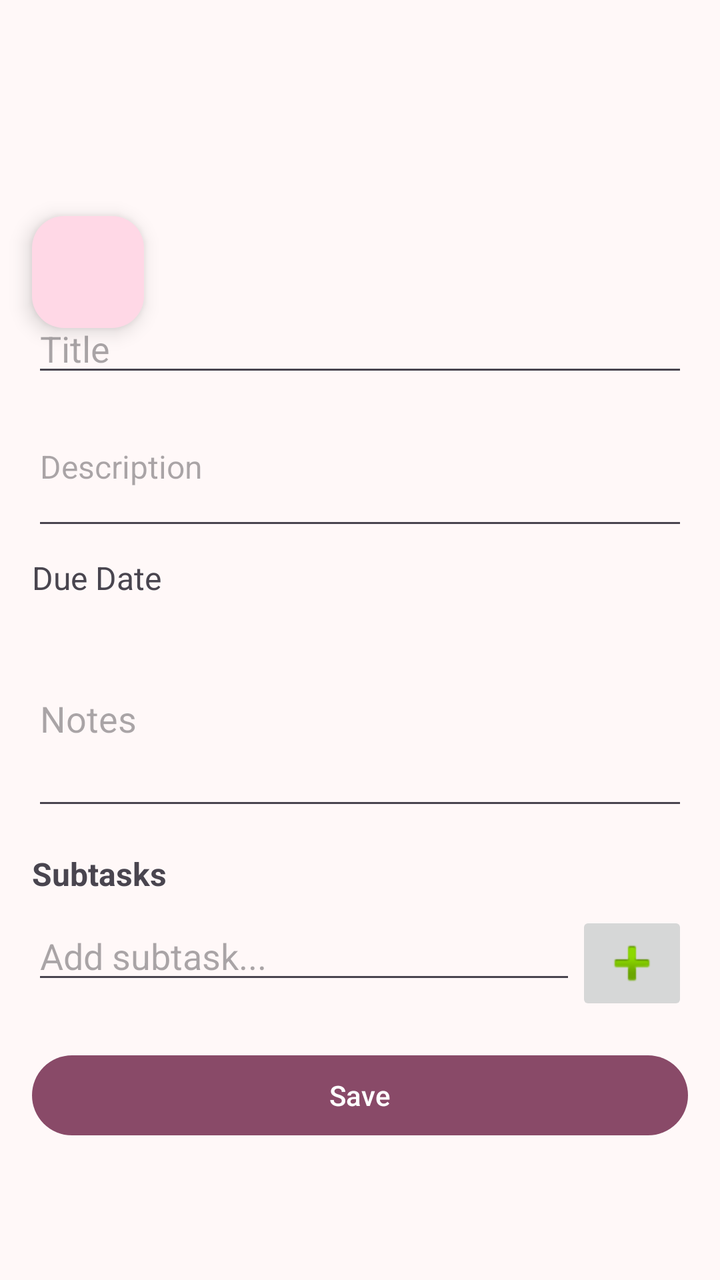
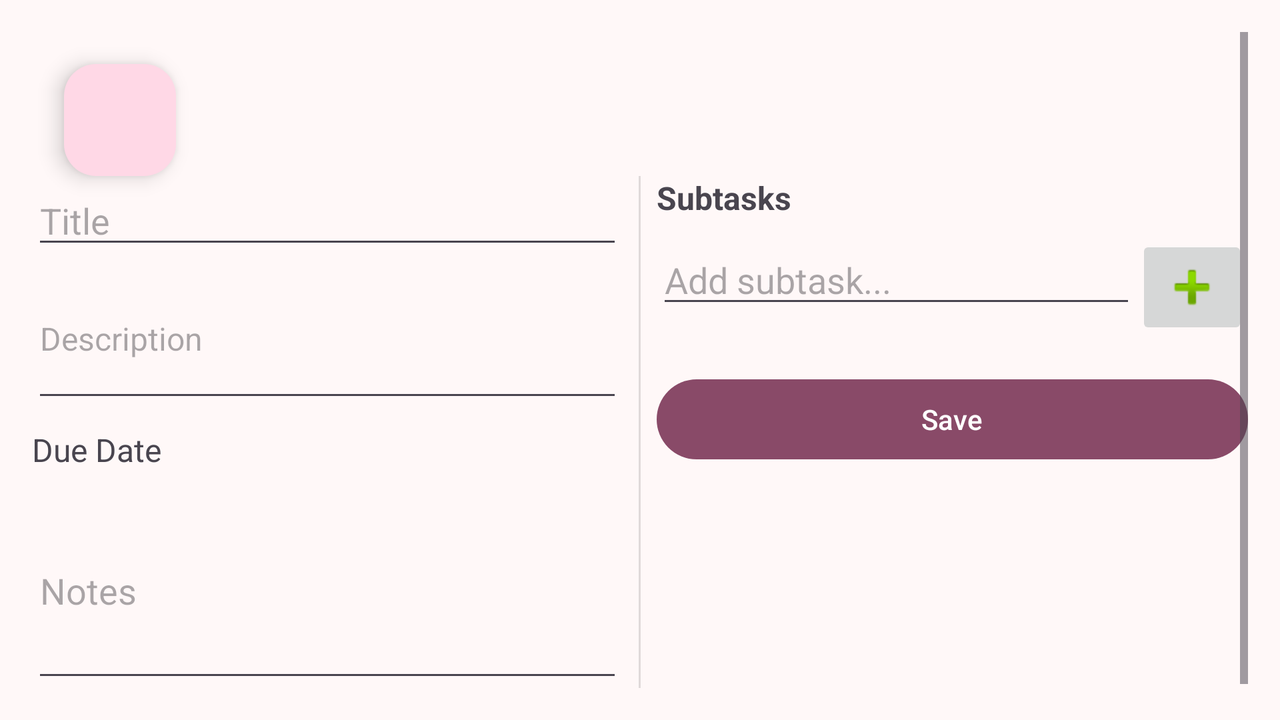

First picture: res/layout/ on a phone held upright. Second picture: the repository's own variant of that layout, on a device whose configuration matches the variant's folder. Source for both follows.
<!-- AndroidManifest.xml: activity theme AppTheme -->
<!-- res/layout/activity_task_details.xml -->
<?xml version="1.0" encoding="utf-8"?>
<androidx.coordinatorlayout.widget.CoordinatorLayout
    xmlns:android="http://schemas.android.com/apk/res/android"
    xmlns:app="http://schemas.android.com/apk/res-auto"
    android:id="@+id/detail_root"
    android:layout_width="match_parent"
    android:layout_height="match_parent"
    android:layout_marginTop="?attr/actionBarSize">


<ScrollView xmlns:android="http://schemas.android.com/apk/res/android"
        android:id="@+id/scrollViewBody"
        android:layout_width="match_parent"
        android:layout_height="match_parent"
        android:layout_marginTop="72dp"
        android:padding="16dp">

        <LinearLayout
            android:layout_width="match_parent"
            android:layout_height="wrap_content"
            android:orientation="vertical">

            <EditText
                android:id="@+id/editTextTitle"
                android:layout_width="match_parent"
                android:layout_height="wrap_content"
                android:hint="Title"
                android:inputType="textPersonName"
                android:textSize="18sp" />

            <EditText
                android:id="@+id/editTextDescription"
                android:layout_width="match_parent"
                android:layout_height="wrap_content"
                android:hint="Description"
                android:textSize="16sp"
                android:inputType="textMultiLine"
                android:minLines="3" />


            <TextView
                android:id="@+id/detailDueDate"
                android:layout_width="match_parent"
                android:layout_height="wrap_content"
                android:text="Due Date"
                android:textSize="16sp"
                android:paddingTop="8dp"
                android:paddingBottom="8dp" />


            <EditText
                android:id="@+id/etNotes"
                android:layout_width="match_parent"
                android:layout_height="wrap_content"
                android:hint="Notes"
                android:minLines="4"
                android:inputType="textMultiLine"
                android:paddingTop="8dp" />

            <TextView
                android:id="@+id/subtasksHeader"
                android:layout_width="match_parent"
                android:layout_height="wrap_content"
                android:text="Subtasks"
                android:textStyle="bold"
                android:textSize="16sp"
                android:paddingTop="16dp"
                android:paddingBottom="8dp" />


            <LinearLayout
                android:id="@+id/addSubtaskRow"
                android:layout_width="match_parent"
                android:layout_height="wrap_content"
                android:orientation="horizontal">

                <EditText
                    android:id="@+id/editTextNewSubtask"
                    android:layout_width="0dp"
                    android:layout_height="wrap_content"
                    android:layout_weight="1"
                    android:hint="Add subtask..." />

                <ImageButton
                    android:id="@+id/buttonAddSubtask"
                    android:layout_width="wrap_content"
                    android:layout_height="wrap_content"
                    android:contentDescription="Add subtask"
                    android:src="@android:drawable/ic_input_add" />
            </LinearLayout>


            <androidx.recyclerview.widget.RecyclerView
                android:id="@+id/subtaskRecyclerView"
                android:layout_width="match_parent"
                android:layout_height="wrap_content"
                android:overScrollMode="never" />


            <Button
                android:id="@+id/buttonSaveNotes"
                android:layout_width="match_parent"
                android:layout_height="wrap_content"
                android:text="Save"
                android:layout_marginTop="16dp" />

        </LinearLayout>
    </ScrollView>

    <com.google.android.material.floatingactionbutton.FloatingActionButton
        android:id="@+id/fabBack"
        android:layout_width="wrap_content"
        android:layout_height="wrap_content"
        android:layout_margin="16dp"
        android:contentDescription="Back"
        android:src="@drawable/outline_arrow_back_24"
        app:layout_anchor="@id/scrollViewBody"
        app:layout_anchorGravity="top|start" />


</androidx.coordinatorlayout.widget.CoordinatorLayout>
<!-- resources referenced by this layout -->
<resources>
  <color name="md_theme_primary">#894A68</color>
  <color name="md_theme_onPrimary">#FFFFFF</color>
  <color name="md_theme_primaryContainer">#FFD8E6</color>
  <color name="md_theme_onPrimaryContainer">#6E334F</color>
  <color name="md_theme_secondary">#006874</color>
  <color name="md_theme_onSecondary">#FFFFFF</color>
  <color name="md_theme_secondaryContainer">#9EEFFD</color>
  <color name="md_theme_onSecondaryContainer">#004F58</color>
  <color name="md_theme_tertiary">#266A49</color>
  <color name="md_theme_onTertiary">#FFFFFF</color>
  <color name="md_theme_tertiaryContainer">#ACF2C8</color>
  <color name="md_theme_onTertiaryContainer">#035233</color>
  <color name="md_theme_error">#904A46</color>
  <color name="md_theme_onError">#FFFFFF</color>
  <color name="md_theme_errorContainer">#FFDAD7</color>
  <color name="md_theme_onErrorContainer">#733330</color>
  <color name="md_theme_background">#FFF8F8</color>
  <color name="md_theme_onBackground">#21191C</color>
  <color name="md_theme_surface">#F5FAFB</color>
  <color name="md_theme_onSurface">#171D1E</color>
  <color name="md_theme_surfaceVariant">#F1DEE4</color>
  <color name="md_theme_onSurfaceVariant">#504348</color>
  <color name="md_theme_outline">#827379</color>
  <color name="md_theme_outlineVariant">#D4C2C8</color>
  <color name="md_theme_inverseSurface">#2B3133</color>
  <color name="md_theme_inverseOnSurface">#ECF2F3</color>
  <color name="md_theme_inversePrimary">#FEB0D1</color>
  <color name="md_theme_primaryFixed">#FFD8E6</color>
  <color name="md_theme_onPrimaryFixed">#390723</color>
  <color name="md_theme_primaryFixedDim">#FEB0D1</color>
  <color name="md_theme_onPrimaryFixedVariant">#6E334F</color>
  <color name="md_theme_secondaryFixed">#9EEFFD</color>
  <color name="md_theme_onSecondaryFixed">#001F24</color>
  <color name="md_theme_secondaryFixedDim">#82D3E0</color>
  <color name="md_theme_onSecondaryFixedVariant">#004F58</color>
  <color name="md_theme_tertiaryFixed">#ACF2C8</color>
  <color name="md_theme_onTertiaryFixed">#002112</color>
  <color name="md_theme_tertiaryFixedDim">#91D5AD</color>
  <color name="md_theme_onTertiaryFixedVariant">#035233</color>
  <color name="md_theme_surfaceDim">#D5DBDC</color>
  <color name="md_theme_surfaceBright">#F5FAFB</color>
  <color name="md_theme_surfaceContainerLowest">#FFFFFF</color>
  <color name="md_theme_surfaceContainerLow">#EFF5F6</color>
  <color name="md_theme_surfaceContainer">#E9EFF0</color>
  <color name="md_theme_surfaceContainerHigh">#E3E9EA</color>
  <color name="md_theme_surfaceContainerHighest">#DEE3E5</color>
  <style name="TextAppearance.MyApp.Body" parent="TextAppearance.Material3.BodyMedium">
          <item name="fontFamily">@font/handwriting_font_family</item>
      </style>
</resources>
<!-- res/layout-land/activity_task_details.xml (the repository's variant of the layout above) -->
<!-- drawn on the phone turned sideways -->
<?xml version="1.0" encoding="utf-8"?>
<androidx.coordinatorlayout.widget.CoordinatorLayout
    xmlns:android="http://schemas.android.com/apk/res/android"
    xmlns:app="http://schemas.android.com/apk/res-auto"
    android:id="@+id/detail_root"
    android:layout_width="match_parent"
    android:layout_height="match_parent"
    android:padding="16dp">

    <ScrollView
        android:id="@+id/scrollViewBody"
        android:layout_width="match_parent"
        android:layout_height="match_parent"
        android:fillViewport="true">

        <LinearLayout
            android:layout_width="match_parent"
            android:layout_height="wrap_content"
            android:orientation="horizontal"
            android:weightSum="2"
            android:divider="?android:attr/dividerVertical"
            android:showDividers="middle"
            android:paddingTop="72dp">

            
            <LinearLayout
                android:layout_width="0dp"
                android:layout_height="wrap_content"
                android:layout_weight="1"
                android:orientation="vertical"
                android:paddingEnd="8dp">

                <EditText
                    android:id="@+id/editTextTitle"
                    android:layout_width="match_parent"
                    android:layout_height="wrap_content"
                    android:hint="Title"
                    android:inputType="textPersonName"
                    android:textSize="18sp" />

                <EditText
                    android:id="@+id/editTextDescription"
                    android:layout_width="match_parent"
                    android:layout_height="wrap_content"
                    android:hint="Description"
                    android:textSize="16sp"
                    android:inputType="textMultiLine"
                    android:minLines="3" />

                <TextView
                    android:id="@+id/detailDueDate"
                    android:layout_width="match_parent"
                    android:layout_height="wrap_content"
                    android:text="Due Date"
                    android:textSize="16sp"
                    android:paddingTop="8dp"
                    android:paddingBottom="8dp" />

                <EditText
                    android:id="@+id/etNotes"
                    android:layout_width="match_parent"
                    android:layout_height="wrap_content"
                    android:hint="Notes"
                    android:minLines="4"
                    android:inputType="textMultiLine"
                    android:paddingTop="8dp" />
            </LinearLayout>

            
            <LinearLayout
                android:layout_width="0dp"
                android:layout_height="wrap_content"
                android:layout_weight="1"
                android:orientation="vertical"
                android:paddingStart="8dp">

                <TextView
                    android:id="@+id/subtasksHeader"
                    android:layout_width="match_parent"
                    android:layout_height="wrap_content"
                    android:text="Subtasks"
                    android:textStyle="bold"
                    android:textSize="16sp"
                    android:paddingBottom="8dp" />

                <LinearLayout
                    android:id="@+id/addSubtaskRow"
                    android:layout_width="match_parent"
                    android:layout_height="wrap_content"
                    android:orientation="horizontal">

                    <EditText
                        android:id="@+id/editTextNewSubtask"
                        android:layout_width="0dp"
                        android:layout_height="wrap_content"
                        android:layout_weight="1"
                        android:hint="Add subtask..." />

                    <ImageButton
                        android:id="@+id/buttonAddSubtask"
                        android:layout_width="wrap_content"
                        android:layout_height="wrap_content"
                        android:contentDescription="Add subtask"
                        android:src="@android:drawable/ic_input_add" />
                </LinearLayout>

                <androidx.recyclerview.widget.RecyclerView
                    android:id="@+id/subtaskRecyclerView"
                    android:layout_width="match_parent"
                    android:layout_height="0dp"
                    android:layout_weight="1"
                    android:overScrollMode="never" />

                <Button
                    android:id="@+id/buttonSaveNotes"
                    android:layout_width="match_parent"
                    android:layout_height="wrap_content"
                    android:text="Save"
                    android:layout_marginTop="16dp" />
            </LinearLayout>
        </LinearLayout>
    </ScrollView>

    <com.google.android.material.floatingactionbutton.FloatingActionButton
        android:id="@+id/fabBack"
        android:layout_width="wrap_content"
        android:layout_height="wrap_content"
        android:layout_margin="16dp"
        android:contentDescription="Back"
        android:src="@drawable/outline_arrow_back_24"
        app:layout_anchor="@id/scrollViewBody"
        app:layout_anchorGravity="top|start" />

</androidx.coordinatorlayout.widget.CoordinatorLayout>
